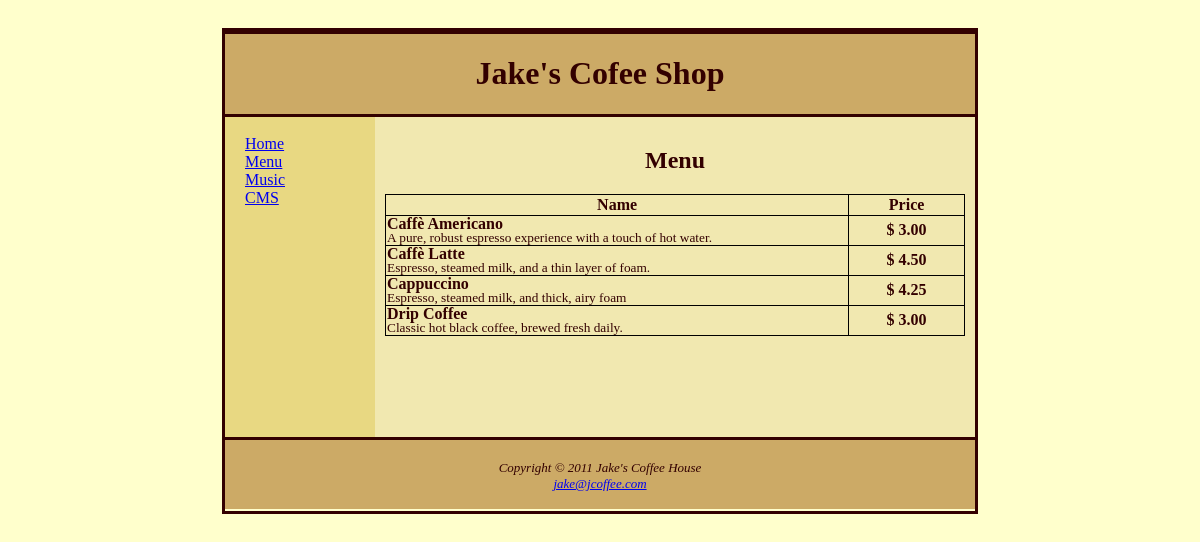
Page /menu.php on the committed database.
### tables this page shows
CREATE TABLE `menu` (
  `idmenu` int NOT NULL AUTO_INCREMENT,
  `name` varchar(45) NOT NULL,
  `description` text NOT NULL,
  `price` decimal(6,2) NOT NULL,
  `status` enum('active','archived') NOT NULL DEFAULT 'active',
  PRIMARY KEY (`idmenu`)
);

### menu.php (the view, shortened to what this page needs)
<?php include "db_conn.php"; ?>
<!DOCTYPE html>
<html lang="en">
  <head>
    <link rel="stylesheet" href="styles.css?v=<?php echo time(); ?>" />
  </head>
  <body>
    <div id="container">
      <div id="logo">
        <h1>Jake's Cofee Shop</h1>
      </div>
      <div id="leftcolumn">
        <a class="navBar" href="index.php">Home</a>
        <a class="navBar" href="menu.php">Menu</a>
        <a class="navBar" href="music.php">Music</a>
        <a class="navBar" href="cms_menu.php">CMS</a>
      </div>
      <div id="rightcolumn">
        <h2>Menu</h2>
        <div class="table-container">
          <table>
            <thead>
                <tr>
                    <th>Name</th>
                    <th>Price</th>
                </tr>
            </thead>
            <tbody>
            <?php
                $result = $conn->query("SELECT * FROM menu WHERE status='active'");
                while($row = $result->fetch_assoc()){
                    echo "
                        <tr>
                            <td class='name-row'>
                                <strong>{$row['name']}</strong> <br />
                                <small>{$row['description']}</small>
                            </td>
                            <td><strong>$ {$row['price']}</strong></td>
                        </tr>
                    ";
                }
            ?>
            </tbody>
          </table>
        </div>
      </div>
      <div id="footer">
        Copyright © 2011 Jake's Coffee House<br />
        <a href="mailto:jake@jcoffee.com">jake@jcoffee.com</a>
      </div>
    </div>
  </body>
</html>

### styles.css (style rules this page uses)
body { background-color: #ffffcc; color: #330000; font-family: Verdana; display: flex; justify-content: center; }
#container { margin-top: 20px; height: 480px; width: 750px; border-style: solid; padding: 0px; }
#logo { text-align: center; border-top: solid; border-bottom: solid; background-color: #ccaa66; }
#leftcolumn { float: left; background-color: #e8d882; width: 130px; height: 320px; position: relative; padding-left: 20px; left: 0; white-space: pre-line; }
#rightcolumn { float: right; background-color: #f1e8b0; width: 580px; height: 300px; padding: 10px; }
#footer { background-color: #ccaa66; font-style: italic; font-size: small; text-align: center; border-top: solid; width: 750px; height: 49px; margin-top: 320px; padding-top: 20px; }
h2 { text-align: center; }
table, th, td { border: 1px solid black; border-collapse: collapse; width: 100%; }
.table-container { max-height: 201px; overflow-y: auto; }
th:first-child, td:first-child { width: 80%; line-height: 13px; }
th:last-child, td:last-child { width: 20%; text-align: center; }

### rows in the picture
menu: name "Caffè Americano", description "A pure, robust espresso experience with a touch of hot water.", price "3.00"
menu: name "Caffè Latte", description "Espresso, steamed milk, and a thin layer of foam.", price "4.50"
menu: name "Cappuccino", description "Espresso, steamed milk, and thick, airy foam", price "4.25"
menu: name "Drip Coffee", description "Classic hot black coffee, brewed fresh daily.", price "3.00"
